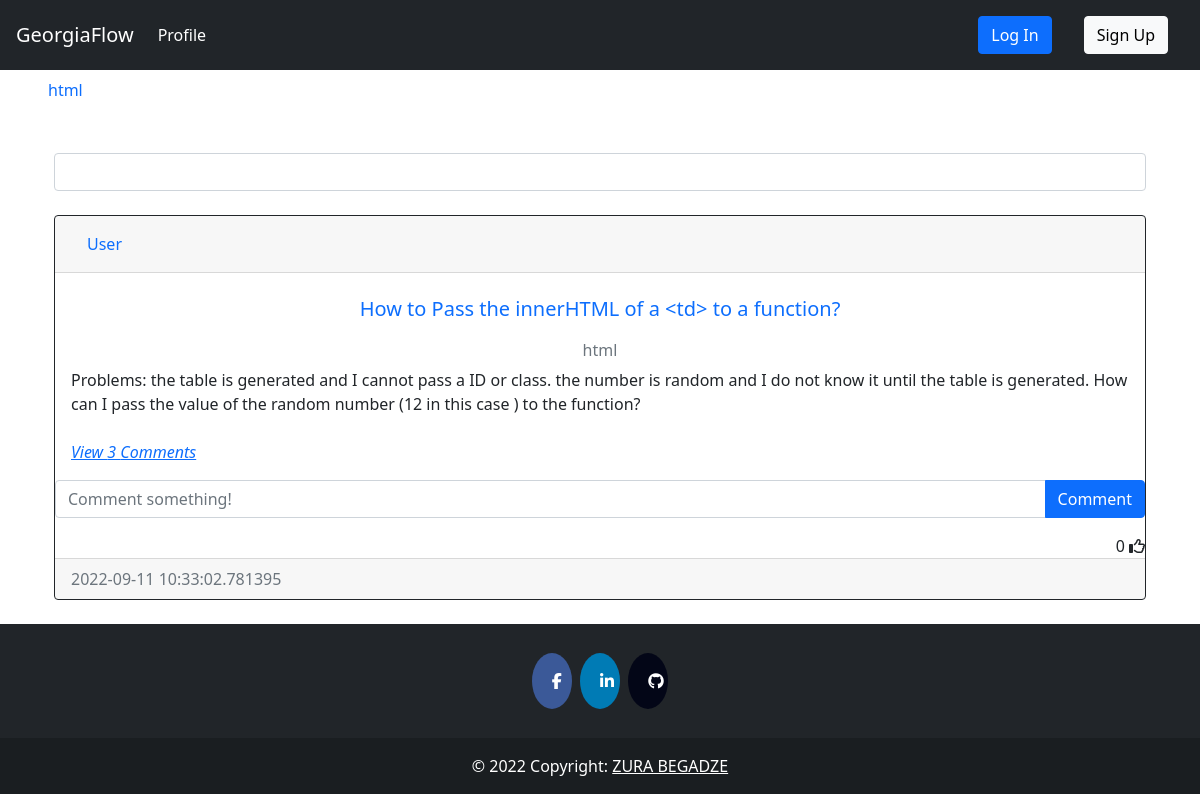
The page /index on the database as committed earlier.
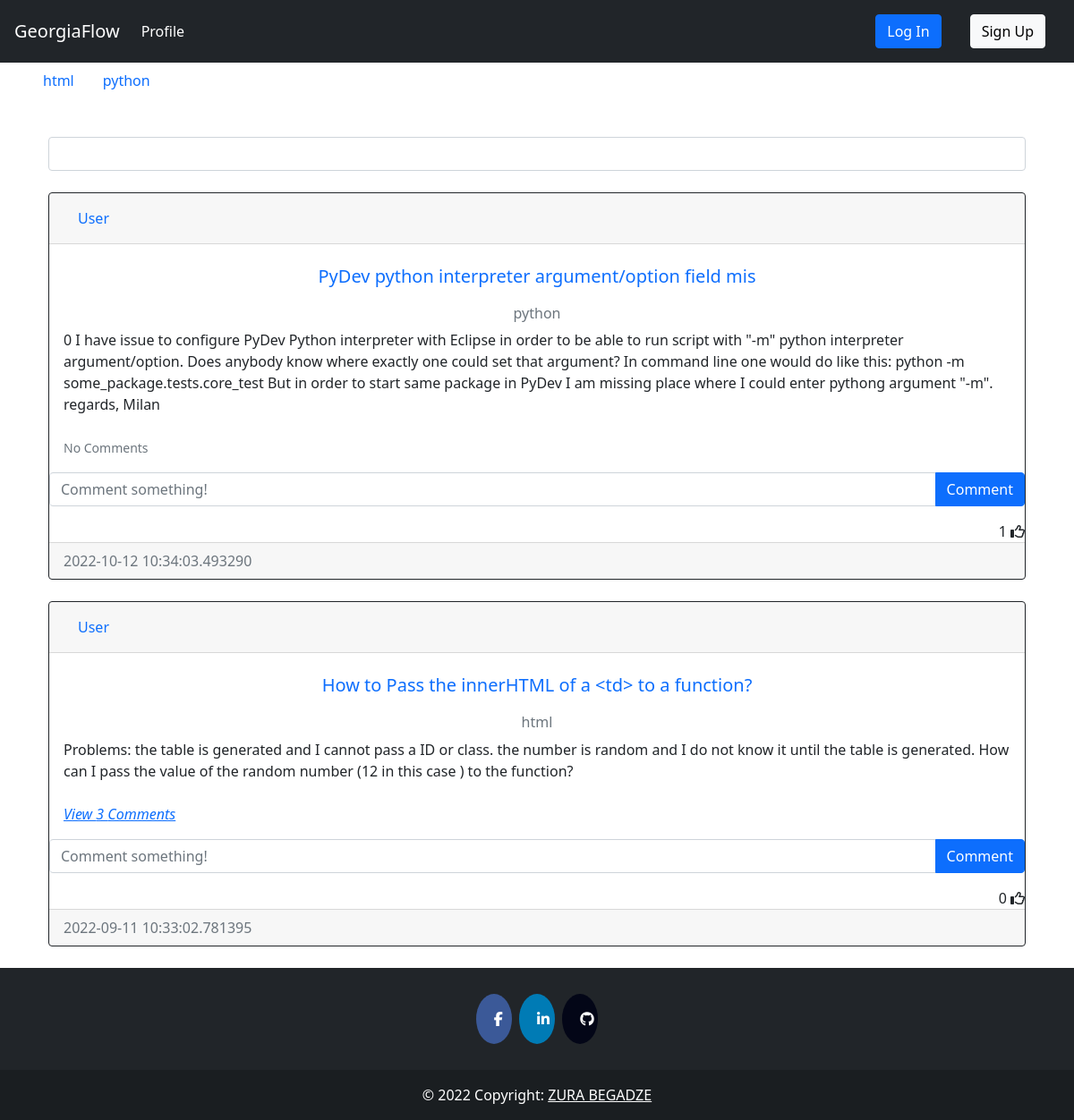
The same page on the database as committed later.
### question/models.py (models this page shows, shortened)
class Tag(db.Model):
    __tablename__='tag'
    id =db.Column(db.Integer, primary_key=True)
    name = db.Column(db.String(15), nullable = False, unique=True, index=True)
    date_created = db.Column(db.DateTime, default = datetime.utcnow())
    author = db.Column(db.Integer, db.ForeignKey('user.id', ondelete="CASCADE"), nullable=False)

class Post(db.Model):
    __tablename__='post'
    id = db.Column(db.Integer, primary_key=True)
    heading = db.Column(db.String(50), nullable = False, index=True, unique=True)
    text = db.Column(db.Text, nullable=False)
    date_created = db.Column(db.DateTime, default = datetime.utcnow())
    tags = db.Column(db.String, db.ForeignKey('tag.name', ondelete="CASCADE"), unique=False, nullable=False)
    author = db.Column(db.Integer, db.ForeignKey('user.id', ondelete="CASCADE"), nullable=False)
    comments = db.relationship('Comment', backref='post', passive_deletes=True)
    likes = db.relationship('Like', backref='post', passive_deletes=True)
    corrects = db.relationship('Correct', backref='post', passive_deletes=True)

### auth/models.py (models this page shows, shortened)
class User(db.Model, UserMixin):
    __tablename__ = 'user'
    id = db.Column(db.Integer, primary_key=True)
    fullname = db.Column(db.String(200), nullable = False, index=True)
    email = db.Column(db.String(100), nullable = False, unique = True, index=True)
    linkedin = db.Column(db.String(50), unique=True, nullable = False)
    github = db.Column(db.String(45), unique=True, nullable = False)
    date_created = db.Column(db.DateTime, default = datetime.utcnow())
    password_hash = db.Column(db.String(128))
    posts = db.relationship('Post', backref='user', passive_deletes=True)
    tags = db.relationship('Tag', backref='user', passive_deletes=True)
    comments = db.relationship('Comment', backref='user', passive_deletes=True)
    likes = db.relationship('Like', backref='user', passive_deletes=True)
    correct = db.relationship('Correct', backref='correct_user', passive_deletes=True)

### api/views.py (the view)
@api.route('/')
@api.route("/index")
def index():
    tags = Tag.query.order_by(Tag.name).all()
    posts = Post.query.order_by(desc(Post.date_created)).all()
    return render_template('index.html', posts=posts, tags=tags)

### templates/index.html (shortened to what this page needs)
{% extends 'base.html' %}
{% block content %}
    <div class="form-outline mb-4" style="margin-top:2.5%">
        <input type="search" class="form-control" id="datatable-search-input">
    </div>
    <div id="posts">
    {% for post in posts %}
    <div class="card border-dark">
        <div class="card-header d-flex justify-content-between align-items-center">
            <a class="nav-item nav-link active" href="{{ url_for('auth.get_user', user_id=post.user.id) }}">{{post.user.fullname}}</a>
            <br />
        </div>
        <div class="card-body">
            <a class="card-title nav-item nav-link text-center" href="{{ url_for('post.post_detail', post_id=post.id) }}"><h5 >{{post.heading}}</h5></a>
            <h6 class="card-subtitle mb-2 text-muted text-center">{{post.tags}}</h6>
            <div class="card-text ">{{post.text}}</div>
            <br />
            <p class="card-text">
                {% if post.comments|length > 0 %}
                <a data-bs-toggle="collapse" href="#comments-{{post.id}}" role="button">
                <cite title="Source" >View {{post.comments|length}} Comments</cite>
                </a>
                {% else %}
                <small class="text-muted">No Comments</small>
                {% endif %}
            </p>
        </div>
        <form class="input-group mb-3" method="POST" action="/create-comment/{{post.id}}" >
            <input type="text" id="text"  name="text" class="form-control" placeholder="Comment something!" />
            <button type="submit" class="btn btn-primary">Comment</button>
        </form>
        <div class="text-right">
            <span id="likes-count-{{post.id}}">{{ post.likes|length }}</span>
            {% if current_user.id in post.likes|map(attribute="author")|list %}
            <i class="fas fa-thumbs-up" id="like-button-{{post.id}}" onclick="like('{{post.id}}')"></i>
            {% else %}
            <i class="far fa-thumbs-up" id="like-button-{{post.id}}" onclick="like('{{post.id}}')"></i>
            {% endif %}
        </div>
        <div class="card-footer text-muted">{{post.date_created}}</div>
    </div>
    <br/ > {% endfor %}
    </div>
{% endblock %}

### templates/base.html (shortened to what this page needs)
<!DOCTYPE html>
<html lang="en">
    <head>
        <link rel="stylesheet" href="{{ url_for('static', filename='css/index.css')}}"></link>
        <link rel="stylesheet" href="https://cdnjs.cloudflare.com/ajax/libs/font-awesome/4.7.0/css/font-awesome.min.css"/>
        <link rel="stylesheet" href="https://cdn.jsdelivr.net/npm/bootstrap@5.2.0/dist/css/bootstrap.min.css"/>
        <link rel="stylesheet" href="https://cdn.jsdelivr.net/npm/bootstrap@4.6.2/dist/css/bootstrap.min.css"/>
        <link rel="stylesheet" href="https://cdn.jsdelivr.net/npm/bootstrap@4.1.3/dist/css/bootstrap.min.css"/>
        <link rel="stylesheet" href="https://cdn.jsdelivr.net/npm/bootstrap@5.0.2/dist/css/bootstrap.min.css"/>
    </head>
    <body>
        <nav class="navbar navbar-expand-lg   navbar-dark bg-dark">
            <a class="navbar-brand" href="{{ url_for('api.index') }}">GeorgiaFlow</a>
            <div class="collapse navbar-collapse" id="navbarTogglerDemo03">
                <ul class="navbar-nav mr-auto mt-2 mt-lg-0">
                    <li class="nav-item active">
                    <a class="nav-link" href="{{ url_for('auth.get_user', user_id=current_user.id) }}">Profile <span class="sr-only">(current)</span></a>
                    </li>
                </ul>
                {%if current_user.is_authenticated %}
                    <div class="btn-group" style="margin-right:5%">
                        <button type="button" class="btn btn-sm btn-secondary dropdown-toggle" data-bs-toggle="dropdown">{{current_user.fullname}}</button>
                        <ul class="dropdown-menu">
                            <li>
                                <a class="dropdown-item" href="{{ url_for('auth.get_user', user_id=current_user.id) }}">{{current_user.fullname}}</a>
                            </li>
                            <li>
                                <a class="dropdown-item" href="{{ url_for('auth.update', user_id=current_user.id) }}">Update Profile</a>
                            </li>
                            <li>
                                <a class="dropdown-item" href="{{ url_for('auth.update_password', user_id=current_user.id) }}">Update Password</a>
                            </li>
                            <div class="dropdown-divider"></div>
                            <a class="dropdown-item" href="{{ url_for('auth.logout') }}">Log Out</a>
                            </div>
                        </ul>
                    </div>
                {%else%}
                    <a class="nav-link" href="{{ url_for('auth.login') }}"><button type="button" class="btn btn-primary">Log In</button></a>
                    <a class="nav-link" href="{{ url_for('auth.signup') }}"><button type="button" class="btn btn-light">Sign Up</button></a>
                {%endif%}
            </div>
        </nav>
        <nav class="navtag ">
            <ul class="navtagul">
                {%for tag in tags%}
                    <li><a class="navtaga nav-link" href="{{ url_for('post.tag_posts', tag_name=tag.name) }}">{{tag.name}}</a></li>
                {%endfor%}
            </ul>
        </nav>
        <div class="container">{% block content %}{% endblock %}</div>
        {%block footer%}
        <footer class="bg-dark text-center text-white">
            <div class="container p-4 pb-0">
                <section class="mb-4">
                    <a href="https://www.facebook.com/zura.begadze.35/" class="fa fa-facebook"></a>
                    <a href="https://www.linkedin.com/in/zura-begadze/" class="fa fa-linkedin"></a>
                    <a href="https://github.com/papitokarlo" class="fa fa-github"></a>
            </section>
            </div>
            <div class="text-center p-3" style="background-color: rgba(0, 0, 0, 0.2);">
                © 2022 Copyright:
                <a class="text-white" href="">ZURA BEGADZE</a>
            </div>
        </footer>
        {%endblock%}
    </body>
</html>

### static/css/index.css (style rules this page uses)
.navtag { position: relative; overflow: hidden; scroll-behavior: smooth; }
.navtagul { display: flex; overflow: auto; list-style: none; text-align: center; white-space: nowrap; background-color: rgba(rgb(124, 116, 116), green, blue, alpha); }
.navtaga { display: block; padding: .5rem .75rem; overflow: hidden; background-color: rgba(rgb(119, 136, 127), green, blue, alpha); }
.fa { padding: 20px; font-size: 30px; width: 30px; text-align: center; text-decoration: none; margin: 5px 2px; border-radius: 50%; }
.fa-facebook { background: #3B5998; color: white; }
.fa-linkedin { background: #007bb5; color: white; }
.fa-github { background: #030617; color: white; }

Rows that differ between the two databases and show on the page:
added Tag: name "python"
added Post: user.fullname "User", heading "PyDev python interpreter argument/option field mis", tags "python", text "0 I have issue to configure PyDev Python interpreter with Eclipse in order to be able to run script with \"-m\" python interpreter argument/option. Does anybody know where exactly one could set that argument? In command line one would do like this: python -m some_package.tests.core_test But in order to start same package in PyDev I am missing place where I could enter pythong argument \"-m\". regards, Milan", shows "No Comments", likes|length "1", date_created "2022-10-12 10:34:03.493290"
